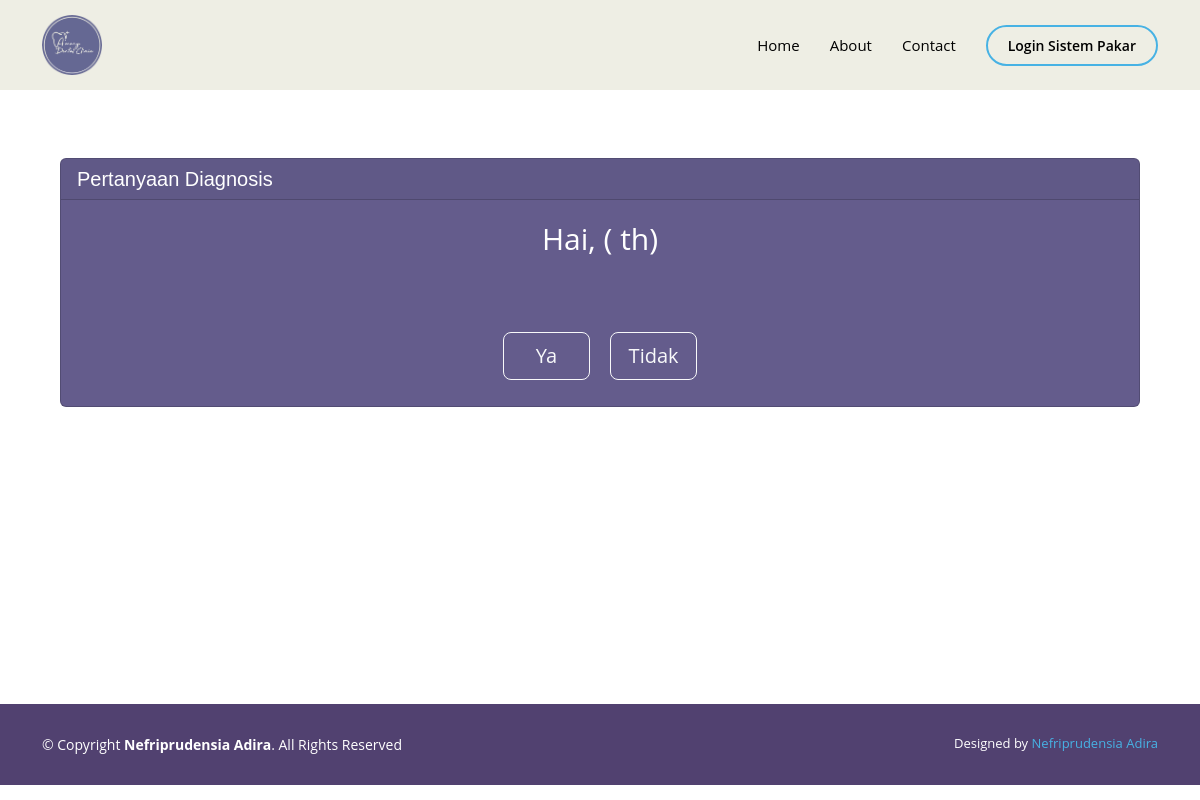
/question.php, run on an earlier commit of the app's database.
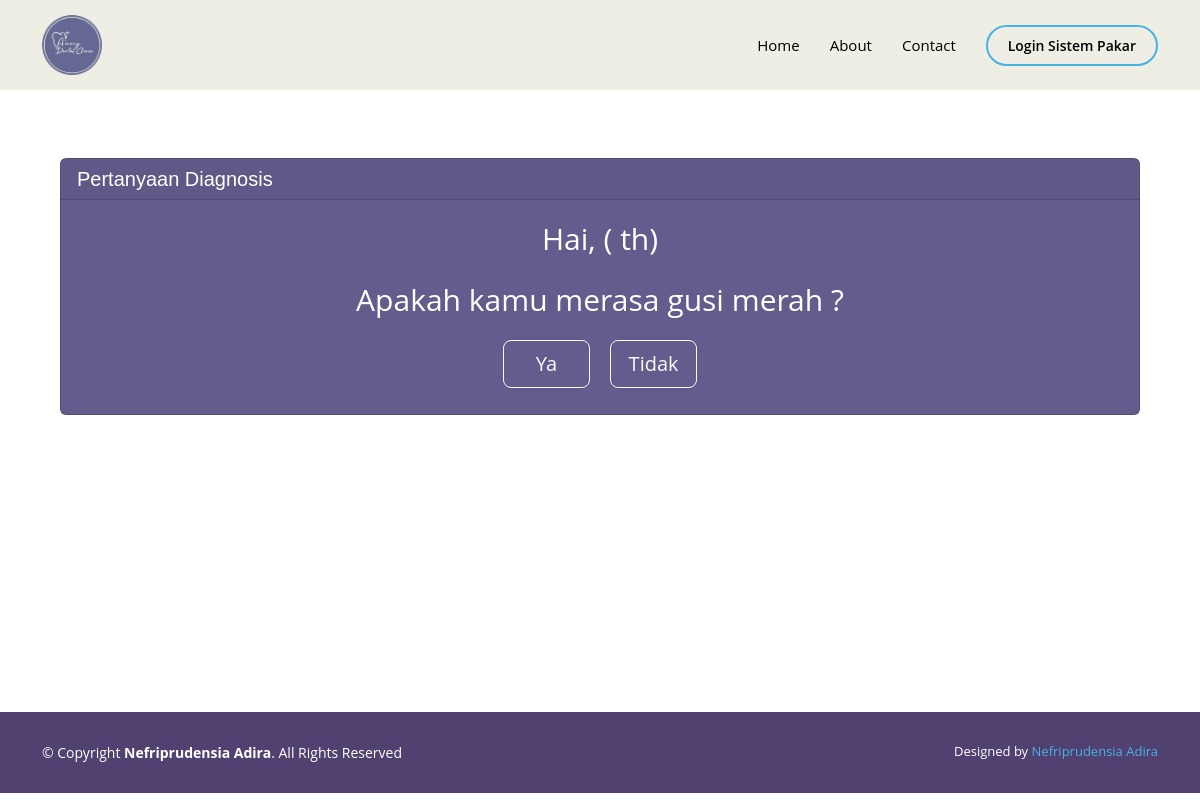
And on a later commit of the database.
### tables this page shows
CREATE TABLE `tb_pertanyaan_gejala` (
  `kode_pertanyaan` varchar(50) NOT NULL,
  `isi_pertanyaan` varchar(200) NOT NULL,
  PRIMARY KEY (`kode_pertanyaan`)
);

### question.php (the view, shortened to what this page needs)
<!DOCTYPE html>
<html lang="id">
<head>
    <link rel="stylesheet" href="https://getbootstrap.com/docs/4.1/dist/css/bootstrap.min.css">
  <link href="vendor/aos/aos.css" rel="stylesheet">
  <link href="vendor/bootstrap/css/bootstrap.min.css" rel="stylesheet">
  <link href="vendor/bootstrap-icons/bootstrap-icons.css" rel="stylesheet">
  <link href="vendor/boxicons/css/boxicons.min.css" rel="stylesheet">
  <link href="vendor/glightbox/css/glightbox.min.css" rel="stylesheet">
  <link href="vendor/remixicon/remixicon.css" rel="stylesheet">
  <link href="vendor/swiper/swiper-bundle.min.css" rel="stylesheet">
  <link href="css/carousel.css" rel="stylesheet">
  <link href="css/style.css" rel="stylesheet">
</head>
<body style="padding-bottom: 0px!important;">
    <?php include ('navbar.php'); ?>
    <section id="about" class="about">
    <main class="batas-atas mt-5">
        <div class="card text-white mb-3 " style="background-color:#645c8c">
          <h5 class="card-header">Pertanyaan Diagnosis</h5>
          <div class="card-body text-center ukuran-30">
            <form method="post" action="input-ketampung.php" enctype="multipart/form-data" role="form">
                <?php
                include ('koneksi.php');
                $kode='G01';
                echo "<p>Hai, ".$_SESSION['nama']." (".$_SESSION['umur']." th)</p>";
                    $sql = "SELECT * from tb_pertanyaan_gejala WHERE kode_pertanyaan='$kode'";
                    $data = mysqli_query($connect,$sql);
                    $row = mysqli_fetch_assoc($data);
                ?>
                <label for="exampleFormControlInput1"><?php echo $row['isi_pertanyaan']; ?></label>
                <br>
                <div class="option">
                    <?php
                        include "fungsi.php";
                    ?>
                </div>
            </form>
          </div>
        </div>
    </main>
    </section>
    <?php include ('footer2.php'); ?>
</body>
</html>

What changed in the data, as far as the page shows it:
added tb_pertanyaan_gejala: isi_pertanyaan "Apakah kamu merasa gusi merah ?"
